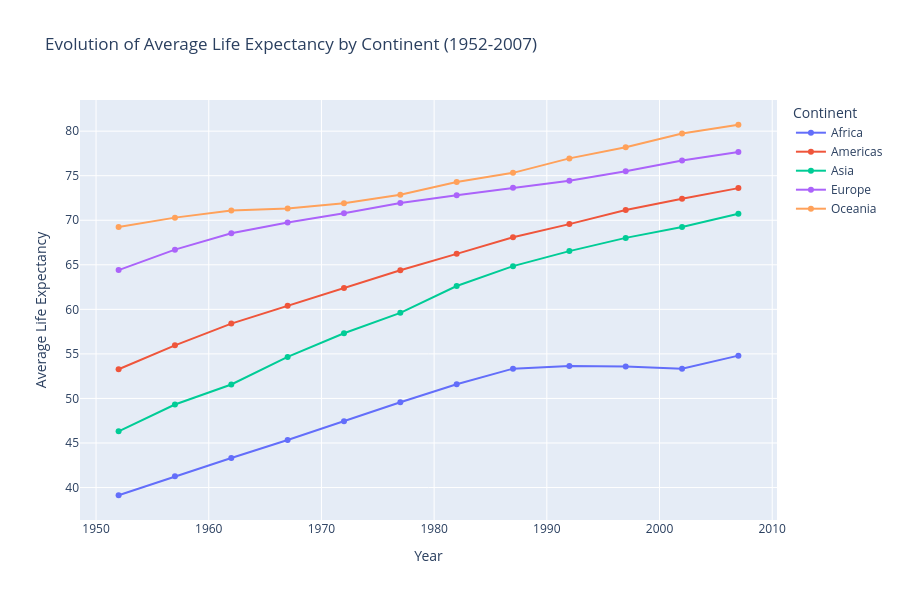

This figure's notebook cell:
### Markdown cell above
## **C. Time evolution**

`Gapminder` captures global changes from $1952$ to $2007$. It is more insightful to examine how these variables evolve over time.

### **C.1. Evolution of average `lifeExp` of the $5$ continents**

1. Create a line plot of `lifeExp` for the five continents from $1952$ to $2007$ using `sns.lineplot`. What observations can you make from the plot?

### Code cell
# To do
lifeExp_by_year = data.groupby(['year', 'continent'], as_index=False)['lifeExp'].mean()

fig = px.line(
    lifeExp_by_year,
    x='year',
    y='lifeExp',
    color='continent',
    markers=True,
    title='Evolution of Average Life Expectancy by Continent (1952-2007)',
    labels={'year': 'Year', 'lifeExp': 'Average Life Expectancy', 'continent': 'Continent'}
)

fig.update_layout(width=900, height=600)
fig.show()

### Figure 1 — Plotly figure (JSON) as saved in the notebook; plotly's stock layout.template omitted (floating-point values rounded to 4 significant figures)
{"data": [{"hovertemplate": "Continent=Africa<br>Year=%{x}<br>Average Life Expectancy=%{y}<extra></extra>", "legendgroup": "Africa", "line": {"color": "#636efa", "dash": "solid"}, "marker": {"symbol": "circle"}, "mode": "lines+markers", "name": "Africa", "orientation": "v", "showlegend": true, "type": "scatter", "x": [1952, 1957, 1962, 1967, 1972, 1977, 1982, 1987, 1992, 1997, 2002, 2007], "xaxis": "x", "y": [39.14, 41.27, 43.32, 45.33, 47.45, 49.58, 51.59, 53.34, 53.63, 53.6, 53.33, 54.81], "yaxis": "y"}, {"hovertemplate": "Continent=Americas<br>Year=%{x}<br>Average Life Expectancy=%{y}<extra></extra>", "legendgroup": "Americas", "line": {"color": "#EF553B", "dash": "solid"}, "marker": {"symbol": "circle"}, "mode": "lines+markers", "name": "Americas", "orientation": "v", "showlegend": true, "type": "scatter", "x": [1952, 1957, 1962, 1967, 1972, 1977, 1982, 1987, 1992, 1997, 2002, 2007], "xaxis": "x", "y": [53.28, 55.96, 58.4, 60.41, 62.39, 64.39, 66.23, 68.09, 69.57, 71.15, 72.42, 73.61], "yaxis": "y"}, {"hovertemplate": "Continent=Asia<br>Year=%{x}<br>Average Life Expectancy=%{y}<extra></extra>", "legendgroup": "Asia", "line": {"color": "#00cc96", "dash": "solid"}, "marker": {"symbol": "circle"}, "mode": "lines+markers", "name": "Asia", "orientation": "v", "showlegend": true, "type": "scatter", "x": [1952, 1957, 1962, 1967, 1972, 1977, 1982, 1987, 1992, 1997, 2002, 2007], "xaxis": "x", "y": [46.31, 49.32, 51.56, 54.66, 57.32, 59.61, 62.62, 64.85, 66.54, 68.02, 69.23, 70.73], "yaxis": "y"}, {"hovertemplate": "Continent=Europe<br>Year=%{x}<br>Average Life Expectancy=%{y}<extra></extra>", "legendgroup": "Europe", "line": {"color": "#ab63fa", "dash": "solid"}, "marker": {"symbol": "circle"}, "mode": "lines+markers", "name": "Europe", "orientation": "v", "showlegend": true, "type": "scatter", "x": [1952, 1957, 1962, 1967, 1972, 1977, 1982, 1987, 1992, 1997, 2002, 2007], "xaxis": "x", "y": [64.41, 66.7, 68.54, 69.74, 70.78, 71.94, 72.81, 73.64, 74.44, 75.51, 76.7, 77.65], "yaxis": "y"}, {"hovertemplate": "Continent=Oceania<br>Year=%{x}<br>Average Life Expectancy=%{y}<extra></extra>", "legendgroup": "Oceania", "line": {"color": "#FFA15A", "dash": "solid"}, "marker": {"symbol": "circle"}, "mode": "lines+markers", "name": "Oceania", "orientation": "v", "showlegend": true, "type": "scatter", "x": [1952, 1957, 1962, 1967, 1972, 1977, 1982, 1987, 1992, 1997, 2002, 2007], "xaxis": "x", "y": [69.25, 70.3, 71.09, 71.31, 71.91, 72.85, 74.29, 75.32, 76.94, 78.19, 79.74, 80.72], "yaxis": "y"}], "layout": {"height": 600, "legend": {"title": {"text": "Continent"}, "tracegroupgap": 0}, "title": {"text": "Evolution of Average Life Expectancy by Continent (1952-2007)"}, "width": 900, "xaxis": {"anchor": "y", "domain": [0, 1], "title": {"text": "Year"}}, "yaxis": {"anchor": "x", "domain": [0, 1], "title": {"text": "Average Life Expectancy"}}}}
